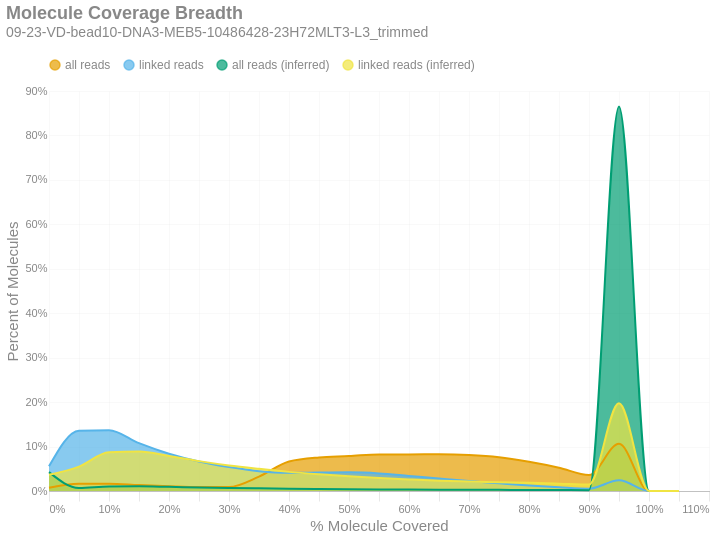

Notebook code cell kept with this figure:
### Markdown cell above
### Molecule Read Coverage
This chart shows molecule coverage breadth as computed by the number of bases aligned to that molecule. In other words, "*how much of each unique long molecule is actually sequenced/aligned?*" Keep in mind there is a distinction between sequences and alignments, since some sequences belonging to a particular molecule may not align well and wouldn't appear in the alignment data. This chart also shows molecule coverage breadth as computed by the *inferred fragment* from which the aligned sequences originate. Unlike read coverage, this calculation takes into account the total insert size, including unsequenced gaps between the forward and reverse reads.

### Code cell
if SKIPLR:
    print_html(f"Skipped")
else:
    binned_df = consolidated_hist(valids['coverage_bp'], mask, 0.05, True)
    binned_df_inf = consolidated_hist(valids['coverage_inserts'], mask, 0.05, True)
    binned_df['all reads (inferred)'] = binned_df_inf['all reads']
    binned_df['linked reads (inferred)'] = binned_df_inf['linked reads']
    with SafeRender(binned_df):
        (
            density_plot(binned_df, 'Molecule Coverage Breadth', samplename, 'molcov', ['all reads (inferred)','linked reads (inferred)'])
            .encode(
                x=alt.X('bin:Q', title="% Molecule Covered").axis(format = '%'),
                y=alt.Y('value:Q', title='Percent of Molecules')
                    .axis(format='%')
                    .stack(False),
                color=alt.Color("key:N").scale(domain = ["all reads", "linked reads", "all reads (inferred)", "linked reads (inferred)"]),
                tooltip = [
                    alt.Tooltip("key:N", title = "Data Type"),
                    alt.Tooltip("range_label:N", title="% Molecule Covered"),
                    alt.Tooltip("value:Q", format = ".2%", title="% Molecules")
                ]
            )
        ).display()

### Figure 1 — Vega-Lite specification as saved in the notebook (floating-point values rounded to 4 significant figures)
{"width": "container", "height": 400, "config": {"title": {"anchor": "start", "dy": -15, "fontSize": 18, "color": "#888888", "subtitleColor": "#888888", "subtitleFontSize": 14}, "arc": {"fill": "#0072B2"}, "axis": {"domainColor": "#888888", "domainWidth": 0.5, "gridWidth": 0.2, "grid": false, "titleFontWeight": 400, "titleFontSize": 15, "labelFontSize": 11, "labelColor": "#888888", "tickColor": "#888888", "tickWidth": 0.2, "titleColor": "#888888"}, "axisBand": {"grid": false}, "axisX": {"grid": true, "tickSize": 10, "domainCap": "round"}, "axisY": {"domain": false, "grid": true, "tickSize": 0, "domainCap": "round"}, "background": "transparent", "header": {"labelFontSize": 15, "labelColor": "#888888", "titleFontSize": 15, "titleFontWeight": 600, "titleColor": "#888888"}, "legend": {"labelFont": "sans-serif", "labelFontSize": 12, "labelColor": "#888888", "symbolSize": 100, "symbolType": "circle", "titleFontSize": 12, "titlePadding": 10, "titleColor": "#888888", "title": null, "orient": "top"}, "range": {"category": ["#E69F00", "#56B4E9", "#009E73", "#F0E442", "#0072B2", "#D55E00", "#CC79A7", "#000000"], "diverging": ["#cfe8f3", "#a2d4ec", "#73bfe2", "#46abdb", "#1696d2", "#12719e"]}, "area": {"fill": "#0072B2", "fillOpacity": 0.7, "line": true, "strokeOpacity": 0.7}, "line": {"color": "#0072B2", "stroke": "#0072B2", "strokeWidth": 2}, "trail": {"color": "#0072B2", "stroke": "#0072B2", "strokeWidth": 0, "size": 1}, "point": {"filled": true}, "text": {"color": "#888888", "fontSize": 11, "align": "right", "fontWeight": 400, "size": 11}, "bar": {"fill": "#0072B2", "stroke": null}, "view": {"stroke": null, "continuousWidth": 660, "continuousHeight": 400}}, "data": {"name": "data-b92915142f1fd37caf3d3a13b776acbd"}, "mark": {"type": "area", "interpolate": "monotone"}, "encoding": {"color": {"field": "key", "scale": {"domain": ["all reads", "linked reads", "all reads (inferred)", "linked reads (inferred)"]}, "type": "nominal"}, "tooltip": [{"field": "key", "title": "Data Type", "type": "nominal"}, {"field": "range_label", "title": "% Molecule Covered", "type": "nominal"}, {"field": "value", "format": ".2%", "title": "% Molecules", "type": "quantitative"}], "x": {"axis": {"format": "%"}, "field": "bin", "title": "% Molecule Covered", "type": "quantitative"}, "y": {"axis": {"format": "%"}, "field": "value", "stack": false, "title": "Percent of Molecules", "type": "quantitative"}}, "params": [{"name": "param_c36ac31b6afebe62", "select": {"type": "point", "fields": ["key"]}, "bind": "legend"}], "title": {"text": "Molecule Coverage Breadth", "subtitle": "09-23-VD-bead10-DNA3-MEB5-10486428-23H72MLT3-L3_trimmed"}, "transform": [{"fold": ["all reads", "linked reads", "all reads (inferred)", "linked reads (inferred)"]}, {"filter": {"param": "param_c36ac31b6afebe62"}}], "usermeta": {"embedOptions": {"downloadFileName": "09-23-VD-bead10-DNA3-MEB5-10486428-23H72MLT3-L3_trimmed.molcov"}}, "$schema": "https://vega.github.io/schema/vega-lite/v6.4.1.json", "datasets": {"data-b92915142f1fd37caf3d3a13b776acbd": [{"bin": "0.0", "interval": "0.0-0.05", "all reads": 0.007302, "linked reads": 0.05546, "range_label": "0.0-0.05", "all reads (inferred)": 0.04242, "linked reads (inferred)": 0.03648}, {"bin": "0.05", "interval": "0.05-0.1", "all reads": 0.01636, "linked reads": 0.1357, "range_label": "0.05-0.1", "all reads (inferred)": 0.006797, "linked reads (inferred)": 0.05495}, {"bin": "0.1", "interval": "0.1-0.15", "all reads": 0.01648, "linked reads": 0.1368, "range_label": "0.1-0.15", "all reads (inferred)": 0.01038, "linked reads (inferred)": 0.08699}, {"bin": "0.15", "interval": "0.15-0.2", "all reads": 0.01326, "linked reads": 0.1076, "range_label": "0.15-0.2", "all reads (inferred)": 0.01048, "linked reads (inferred)": 0.08864}, {"bin": "0.2", "interval": "0.2-0.25", "all reads": 0.01071, "linked reads": 0.0839, "range_label": "0.2-0.25", "all reads (inferred)": 0.00929, "linked reads (inferred)": 0.07873}, {"bin": "0.25", "interval": "0.25-0.3", "all reads": 0.008976, "linked reads": 0.06633, "range_label": "0.25-0.3", "all reads (inferred)": 0.00793, "linked reads (inferred)": 0.06721}, {"bin": "0.3", "interval": "0.3-0.35", "all reads": 0.008935, "linked reads": 0.05381, "range_label": "0.3-0.35", "all reads (inferred)": 0.006795, "linked reads (inferred)": 0.05748}, {"bin": "0.35", "interval": "0.35-0.4", "all reads": 0.03235, "linked reads": 0.04468, "range_label": "0.35-0.4", "all reads (inferred)": 0.00591, "linked reads (inferred)": 0.04985}, {"bin": "0.4", "interval": "0.4-0.45", "all reads": 0.06641, "linked reads": 0.04104, "range_label": "0.4-0.45", "all reads (inferred)": 0.005124, "linked reads (inferred)": 0.04303}, {"bin": "0.45", "interval": "0.45-0.5", "all reads": 0.07561, "linked reads": 0.04154, "range_label": "0.45-0.5", "all reads (inferred)": 0.004522, "linked reads (inferred)": 0.03771}, {"bin": "0.5", "interval": "0.5-0.55", "all reads": 0.07849, "linked reads": 0.04196, "range_label": "0.5-0.55", "all reads (inferred)": 0.003998, "linked reads (inferred)": 0.0331}, {"bin": "0.55", "interval": "0.55-0.6", "all reads": 0.08238, "linked reads": 0.03964, "range_label": "0.55-0.6", "all reads (inferred)": 0.003562, "linked reads (inferred)": 0.02919}, {"bin": "0.6", "interval": "0.6-0.65", "all reads": 0.08232, "linked reads": 0.03381, "range_label": "0.6-0.65", "all reads (inferred)": 0.003222, "linked reads (inferred)": 0.02601}, {"bin": "0.65", "interval": "0.65-0.7", "all reads": 0.08276, "linked reads": 0.02798, "range_label": "0.65-0.7", "all reads (inferred)": 0.002938, "linked reads (inferred)": 0.02319}, {"bin": "0.7", "interval": "0.7-0.75", "all reads": 0.08112, "linked reads": 0.02228, "range_label": "0.7-0.75", "all reads (inferred)": 0.002738, "linked reads (inferred)": 0.02131}, {"bin": "0.75", "interval": "0.75-0.8", "all reads": 0.07615, "linked reads": 0.01735, "range_label": "0.75-0.8", "all reads (inferred)": 0.002554, "linked reads (inferred)": 0.01961}, {"bin": "0.8", "interval": "0.8-0.85", "all reads": 0.06581, "linked reads": 0.01252, "range_label": "0.8-0.85", "all reads (inferred)": 0.0024, "linked reads (inferred)": 0.01842}, {"bin": "0.85", "interval": "0.85-0.9", "all reads": 0.05253, "linked reads": 0.008385, "range_label": "0.85-0.9", "all reads (inferred)": 0.002173, "linked reads (inferred)": 0.01652}, {"bin": "0.9", "interval": "0.9-0.95", "all reads": 0.03597, "linked reads": 0.005175, "range_label": "0.9-0.95", "all reads (inferred)": 0.001919, "linked reads (inferred)": 0.01438}, {"bin": "0.95", "interval": "0.95-1.0", "all reads": 0.1061, "linked reads": 0.02406, "range_label": "0.95-1.0", "all reads (inferred)": 0.8648, "linked reads (inferred)": 0.1972}, {"bin": "1.0", "interval": "1.0-1.05", "all reads": 0.0, "linked reads": 0.0, "range_label": "1.0-1.05", "all reads (inferred)": 0.0, "linked reads (inferred)": 0.0}, {"bin": "1.05", "interval": "1.05-1.1", "all reads": 0.0, "linked reads": 0.0, "range_label": "1.05-1.1", "all reads (inferred)": 0.0, "linked reads (inferred)": 0.0}]}}
